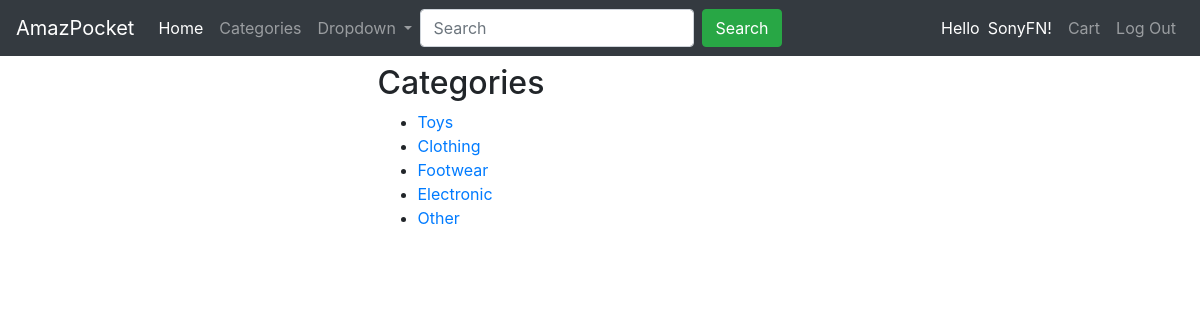
/categories (signed in), run on the app's committed database.
### AmazPocket/models.py (models this page shows, shortened)
class User(AbstractUser):
    is_vendor = models.BooleanField(default=False)
    vendor_name = models.CharField(max_length=255, null=True)

class Category(models.Model):
    name = models.CharField(max_length=64, unique=True)
    description = models.CharField(max_length=255)
    is_active = models.BooleanField(default=True)
    class Meta:
        verbose_name = ("Product Category")
        verbose_name_plural = ("Product Categories")
    def __str__(self):
        return f"{self.name}"

### AmazPocket/views.py (the view)
# urls.py: path("categories", views.categories, name="categories"),
def categories(request):
    all_cats = Category.objects.filter(is_active=True)
    return render(request, "AmazPocket/categories.html", {
            "title": "Categories",
            "categories": all_cats
        })

### AmazPocket/templates/AmazPocket/categories.html
{% extends "AmazPocket/layout.html" %}
{% load static %}
{% block body %}
    <div class="container">
        <div class="row justify-content-md-center">
            <div class="col-md-5">
                <h2 class="m-t-1">Categories</h2>
                <ul>
                    {% for cat in categories %}
                        <li>
                            <a href="{% url 'category_products' category_id=cat.id %}">
                                {{ cat }}
                            </a>
                        </li>
                    {% empty %}
                        <li>No listings available</li>
                    {% endfor %}
                </ul>
            </div>
        </div>
    </div>
{% endblock %}

### AmazPocket/templates/AmazPocket/layout.html (shortened to what this page needs)
{% load static %}
<!DOCTYPE html>
<html lang="en">
<head>
    <link rel="stylesheet" href="https://maxcdn.bootstrapcdn.com/bootstrap/4.0.0-beta/css/bootstrap.min.css">
    <link href="{% static 'AmazPocket/styles.css' %}" rel="stylesheet">
</head>
<body>
    <nav class="navbar navbar-expand-lg navbar-dark bg-dark">
        <a class="navbar-brand" href="#">AmazPocket</a>
        <div class="collapse navbar-collapse" id="navbarSupportedContent">
            <ul class="navbar-nav mr-auto">
                <li class="nav-item active">
                    <a class="nav-link" href="{% url 'index' %}">Home <span class="sr-only">(current)</span></a>
                </li>
                <li class="nav-item">
                    <a class="nav-link" href="#">Categories</a>
                </li>
                <li class="nav-item dropdown">
                    <a class="nav-link dropdown-toggle" href="#" id="navbarDropdown" role="button" data-toggle="dropdown" aria-haspopup="true" aria-expanded="false">
                    Dropdown
                    </a>
                </li>
                <form class="form-inline my-2 my-lg-0">
                  <input class="form-control mr-sm-2" type="search" placeholder="Search" aria-label="Search">
                  <button class="btn btn-outline-success my-2 my-sm-0" type="submit">Search</button>
                </form>
            </ul>
            <ul class="navbar-nav">
                 {% if user.is_authenticated %}
                    <li class="nav-item active">
                        <span class="text-default">Hello </span><a class="nav-link inline" href="{% url 'profile' %}">{{ user.first_name }}! <span class="sr-only">(current)</span></a>
                    </li>
                    <li class="nav-item">
                        <a class="nav-link" href="#">Cart</a>
                    </li>
                    <li class="nav-item">
                        <a class="nav-link" href="{% url 'logout' %}">Log Out</a>
                    </li>
                {% endif %}
            </ul>
        </div>
    </nav>
    <div class="container-fluid">
        <div class="row">
            <div class="col-md-12">
                <div class="content">
                    {% block body %}
                    {% endblock %}
                </div>
            </div>
        </div>
    </div>
</body>
</html>

### AmazPocket/static/AmazPocket/styles.css (style rules this page uses)
.m-t-1 { margin-top: 0.5rem; }
.inline { display: inline-block; }
.text-default { color: white; display: inline-block; }
.btn { background-color: #28a745; border-color: #28a745; color: #fff; }

### data on the page
User: first_name "SonyFN"
Category: name "Toys"
Category: name "Clothing"
Category: name "Footwear"
Category: name "Electronic"
Category: name "Other"
